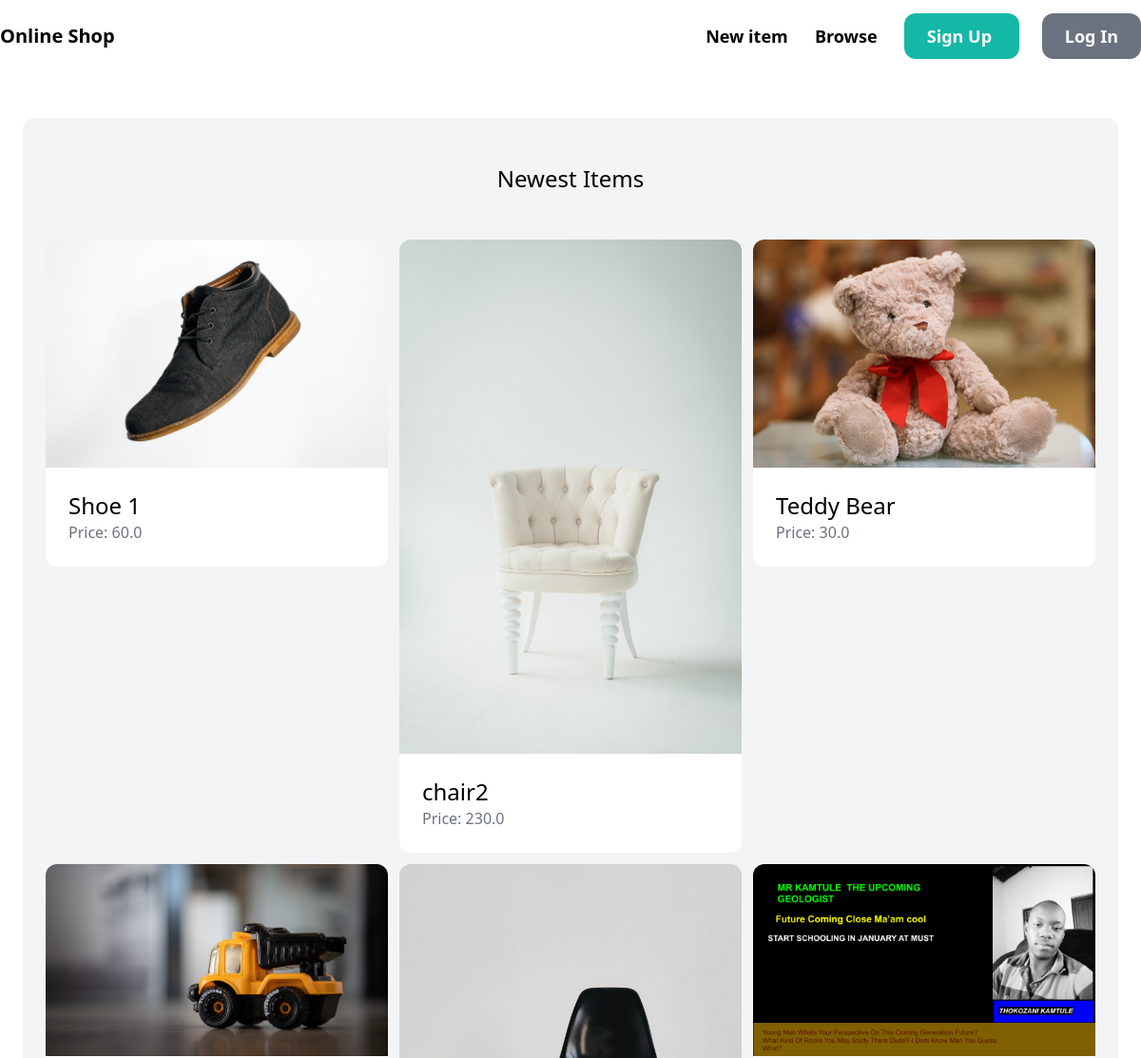
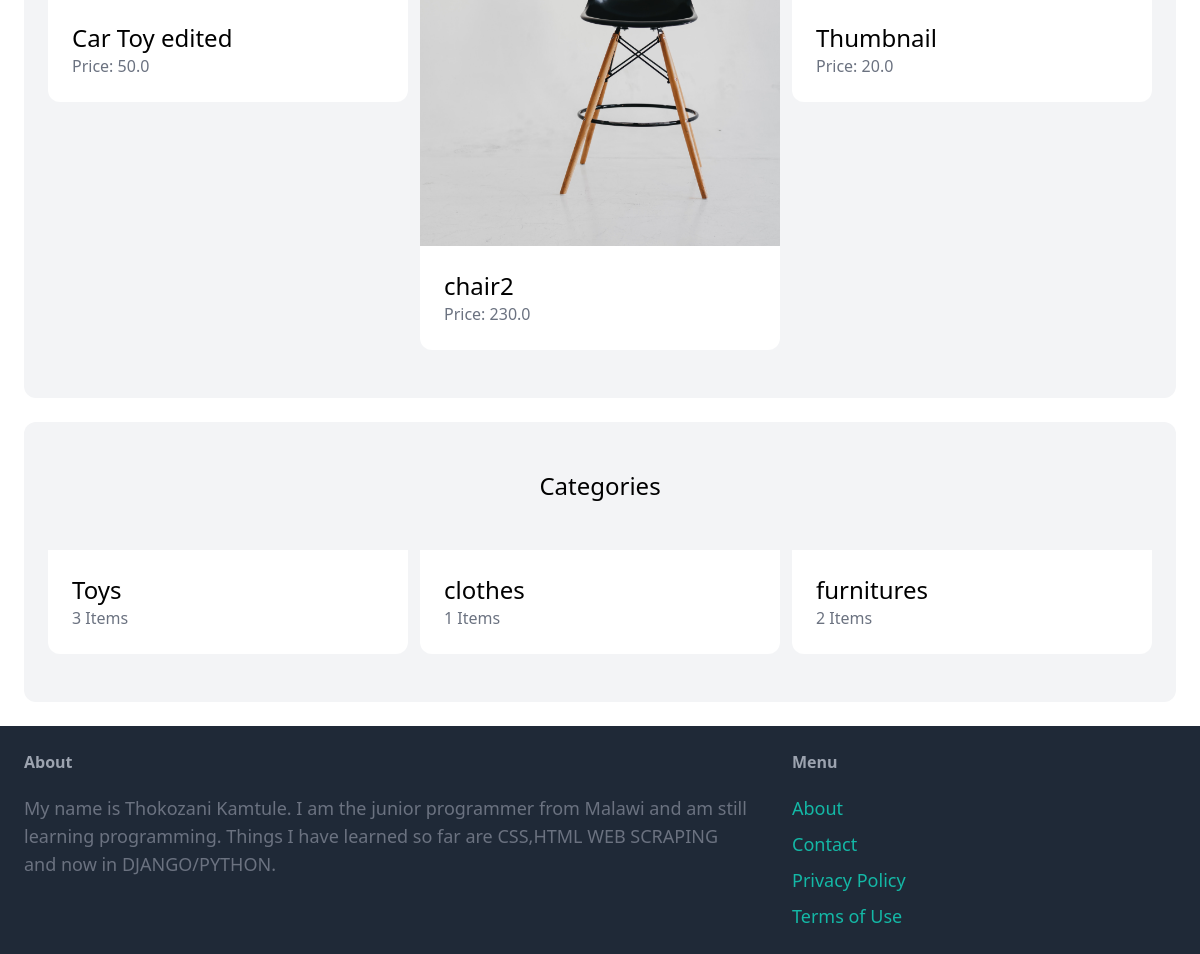
The page / on the database its author committed (2 pictures, top to bottom).
### item/models.py (models this page shows, shortened)
class Item(models.Model):
	category = models.ForeignKey(Category, related_name='items', on_delete=models.CASCADE)
	name = models.CharField(max_length=225)
	description = models.TextField(blank=True, null=True)
	price = models.FloatField()
	image = models.ImageField(upload_to='item_images', blank=True, null=True)
	is_sold = models.BooleanField(default=False)
	created_by = models.ForeignKey(User, related_name='items', on_delete=models.CASCADE)
	created_at = models.DateTimeField(auto_now_add=True)

class Category(models.Model):
	name = models.CharField(max_length=225)
	class Meta:
		ordering = ('name',)
		verbose_name_plural = 'Categories'

### core/views.py (the view)
# urls.py: path('', views.index, name='index'),
def index(request):
	items = Item.objects.filter(is_sold=False)[0:6]
	categories = Category.objects.all()
	return render(request, 'core/index.html', {
		'categories': categories,
		'items': items,
		})

### core/templates/core/index.html (shortened to what this page needs)
{% extends 'core/base.html' %}
{% block content %}
    <div class="mt-6 px-6 py-12 bg-gray-100 rounded-xl">
      <h2 class="mb-12 text-2xl text-center">Newest Items</h2>
        <div class="grid grid-cols-3 gap-3">
            {% for item in items %}
              <div>
                   <a href="{% url 'item:detail' item.id %}">
                    <div>
                       <img src="{{ item.image.url }}" class="rounded-t-xl">
                    </div>
                    <div class="p-6 bg-white rounded-b-xl">
                       <h2 class="text-2xl">{{ item.name }}</h2>
                       <p class="text-gray-500">Price: {{ item.price }} </p>
                    </div>
                  </a>
              </div>
            {% endfor %}
        </div>
     </div>
      <div class="mt-6 px-6 py-12 bg-gray-100 rounded-xl">
      <h2 class="mb-12 text-2xl text-center">Categories</h2>
        <div class="grid grid-cols-3 gap-3">
           {% for category in categories %}
             <div>
                   <a href="#">
                    <div class="p-6 bg-white rounded-b-xl">
                       <h2 class="text-2xl">{{ category.name }}</h2>
                       <p class="text-gray-500">{{ category.items.count }} Items</p>
                    </div>
                  </a>
              </div>
           {% endfor %}
        </div>
      </div>
 {% endblock %}

### core/templates/core/base.html (shortened to what this page needs)
<!doctype html>
<html>
<head>
  <script src="https://cdn.tailwindcss.com"></script>
</head>
<body>
  <nav class="py-6 flex justify-between items-center body-b border-gray-200">
    <a href="/" class="text-xl font-semibold">Online Shop </a>
    <div class="space-x-6">
       <a href="{% url 'item:new' %}" class="text-lg font-semibold hover:text-gray-500">New item</a>
       <a href="{% url 'item:items' %}" class="text-lg font-semibold hover:text-gray-500">Browse</a>
       {% if request.user.is_authenticated %}
       <a href="{% url 'conversation:inbox' %}" class="px-6 py-3 text-lg  font-semibold bg-green-500 text-white rounded-xl hover:bg-gray-700 ">Inbox</a>
       <a href="{% url 'dashboard:index' %}" class="px-6 py-3 text-lg  font-semibold bg-blue-500 text-white rounded-xl hover:bg-gray-700 ">Dashboard</a>
       <span>Hello, {{request.user}}</span>
       <span><a href="{% url 'core:logout' %}" class="py-4 px-6 bg-rose-600 text-white rounded-xl">Logout</a></span>
          {% else %}
       <a href="{% url 'core:signup' %}" class="px-6 py-3 text-lg  font-semibold bg-teal-500 text-white rounded-xl hover:bg-teal-700 ">Sign Up </a>
       <a href="{% url 'core:login' %}" class="px-6 py-3 text-lg  font-semibold bg-gray-500 text-white rounded-xl hover:bg-gray-700 ">Log In </a>
       {% endif %}
    </div>
  </nav>
<div class="px-6 py-6">
  {% block content %}
   {% endblock %}
</div>
<footer class="py-6 px-6 flex justify-between bg-gray-800">
     <div class="w-2/3 pr-10">
        <h3 class="mb-5 font-semibold text-gray-400">About </h3>
        <p class="text-lg text-gray-500">My name is Thokozani Kamtule. I am the junior programmer from Malawi and am still learning programming. Things I have learned so far are CSS,HTML WEB SCRAPING and now in DJANGO/PYTHON.</p>
     </div>
     <div class="w-1/3">
      <h3 class="mb-5 font-semibold text-gray-400">Menu  </h3>
      <ul class="space-y-2">
           <li> <a href="#" class="text-lg text-teal-500 hover:text-teal-700" > About </a> </li>
           <li> <a href="{% url 'core:contact'%}" class="text-lg text-teal-500 hover:text-teal-700" > Contact  </a> </li>
          <li> <a href="#" class="text-lg text-teal-500 hover:text-teal-700" > Privacy Policy</a> </li>
         <li> <a href="#" class="text-lg text-teal-500 hover:text-teal-700" > Terms of Use </a> </li>
      </ul>
     </div>
</footer>
</body>
</html>

### rows shown on the page
Item: image (picture), name "Shoe 1", price "60.0"
Item: image (picture), name "chair2", price "230.0"
Item: image (picture), name "Teddy Bear", price "30.0"
Item: image (picture), name "Car Toy edited", price "50.0"
Item: image (picture), name "chair2", price "230.0"
Item: image (picture), name "Thumbnail", price "20.0"
Category: name "Toys", items.count "3"
Category: name "clothes", items.count "1"
Category: name "furnitures", items.count "2"
